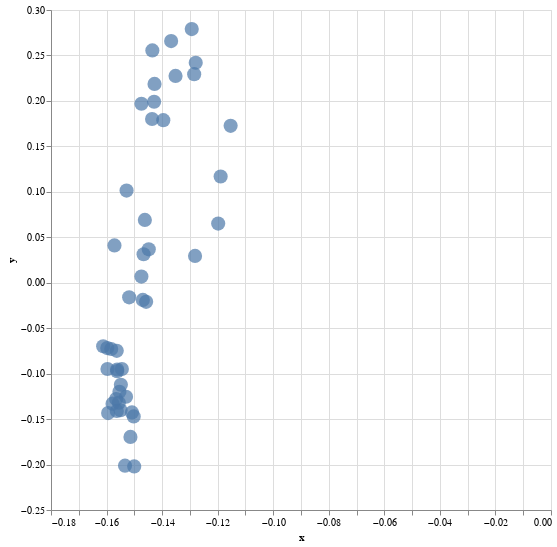

Notebook code for this chart:
### Code cell
alt.Chart(df).mark_circle(size=200).encode(
    x="x", y="y",
    tooltip=['context']
    ).interactive().properties(
    width=500,
    height=500
)

### Figure 1 — Vega-Lite specification as saved in the notebook (floating-point values rounded to 4 significant figures)
{"config": {"view": {"continuousWidth": 400, "continuousHeight": 300}}, "data": {"name": "data-5d9e616657a32f532832e5ec85372225"}, "mark": {"type": "circle", "size": 200}, "encoding": {"tooltip": [{"type": "nominal", "field": "context"}], "x": {"type": "quantitative", "field": "x"}, "y": {"type": "quantitative", "field": "y"}}, "height": 500, "selection": {"selector001": {"type": "interval", "bind": "scales", "encodings": ["x", "y"]}}, "width": 500, "$schema": "https://vega.github.io/schema/vega-lite/v4.8.1.json", "datasets": {"data-5d9e616657a32f532832e5ec85372225": [{"x": -0.1467, "y": 0.03131, "context": "elision forever eliding. today is a fog **bank** in which i am hiding. love is a burn"}, {"x": -0.1427, "y": 0.2187, "context": "surface, anti - tank missiles swarmed through numbered **bank** accounts like ovid ’ s seething knotted seed"}, {"x": -0.1474, "y": 0.1969, "context": "thee. dad dead, mom — back in the **bank**, tellering — started dressing in cute skirts and"}, {"x": -0.1469, "y": -0.01888, "context": "the road. kneeling i plunge the spoon into the **bank** : chicken broth & amp ; rice. rain"}, {"x": -0.1545, "y": -0.095, "context": "rain ! a yawning soldier knelt against the **bank**, staring across the morning blear with fog"}, {"x": -0.15, "y": -0.202, "context": "the blurred reflections of the willows on the opposite **bank** received it. welcome, flowers. write your name"}, {"x": -0.155, "y": -0.1403, "context": "of the weed, time of bramble along the **bank** of a canal muddy with old newspaper close - held"}, {"x": -0.1368, "y": 0.2658, "context": "a straight - backed chair at a desk and his **bank** account is empty and he wishes for death one lies"}, {"x": -0.1457, "y": -0.021, "context": "read. read us again. but for a low **bank** of cloud, clear morning, empty sky. the"}, {"x": -0.1435, "y": 0.2556, "context": "t take. it is not like going to the **bank**. there are no hard candies in a basket"}, {"x": -0.1562, "y": -0.0955, "context": "1 water roared everywhere around us, yet from the **bank** all we could see of it were quick spume"}, {"x": -0.1583, "y": -0.07285, "context": "off root clump and caved - in grassy **bank**. last year ’ s downed trees, slash piles"}, {"x": -0.1189, "y": 0.1168, "context": "to be alone. beneath a dove and rainbow some **bank** their fire, wrap their erogenous zones in"}, {"x": -0.1572, "y": 0.04108, "context": "have fallen down ) fell in my dream beside the **bank** of england ’ s wall to be, me with"}, {"x": -0.1285, "y": 0.2295, "context": "gliness, even that which you ’ ve long **bank**rolled. ladies, who of my lord would"}, {"x": -0.1528, "y": 0.1013, "context": ". he wished his only daughter to work in the **bank** but he ’ d given her a source to sustain"}, {"x": -0.1198, "y": 0.06508, "context": "tundra tires, lifted as if on wires, **bank**ed over ice and rocked its wings to land."}, {"x": -0.1612, "y": -0.06983, "context": "ifers in their shove and jostle down a **bank**, drinking, mud caking lips. eyelids,"}, {"x": -0.153, "y": -0.1255, "context": "the otter, the beaver. i will climb the **bank** where the willow never dies. behind the fauve"}, {"x": -0.1554, "y": -0.1199, "context": "cars is one giant caiman basking on the **bank**. the jaguar ’ s all swimming stealth now —"}, {"x": -0.1562, "y": -0.09731, "context": "ly scuttle back into mud holes drilling the **bank**. bending down to look, i could smell the"}, {"x": -0.1396, "y": 0.1788, "context": "that he goes to. it could be at a **bank** or a library or turning a piece of flat land"}, {"x": -0.1563, "y": -0.07493, "context": "stream grove of reeds herons watching from the **bank** henges whole fields honeycombed with souter"}, {"x": -0.1597, "y": -0.07193, "context": "by battleships, flickering of a grey tail on the **bank**, motionless hulls enormous under a dead grey sky"}, {"x": -0.1565, "y": -0.1279, "context": "hid in holes at the brim of the clay **bank** as the creek eased up pelvic bones,"}, {"x": -0.1519, "y": -0.01606, "context": "and feel, lick the icicle broken from the **bank** and still say nothing at all, only cry pretty"}, {"x": -0.1509, "y": -0.1427, "context": ". it ’ s the fourth of july on the **bank** of hinkson creek fifty years ago, the"}, {"x": -0.1352, "y": 0.2275, "context": "of production. ( hence the failure of the medici **bank**. ) none of it ’ s there that you"}, {"x": -0.1594, "y": -0.1434, "context": "ay here it is, stuck close beside the **bank** beneath the bunch of grass that spindles rank its"}, {"x": -0.1556, "y": -0.132, "context": "into dashes that spread without prints onto the screaming **bank**. “ now, tell me one difference, ”"}, {"x": -0.1293, "y": 0.279, "context": "though. no watch, no sleeping bag, no **bank**book. the apartment looks the way it feels to"}, {"x": -0.1502, "y": -0.1471, "context": "the smallest branch. my abode is at the **bank** of a river, a river that comes out of"}, {"x": -0.1153, "y": 0.1726, "context": "a cougar to come by. i always **bank** on something parched and ambling to make my"}, {"x": -0.1462, "y": 0.06908, "context": "from cubic content realms of atmosphere at play beyond the **bank** and shoal of time. then resonance begins,"}, {"x": -0.1436, "y": 0.18, "context": "red paint on their shaft, or the iron turkey **bank** and the porcelain coffee cup that disappeared a while back"}, {"x": -0.1563, "y": -0.141, "context": "going steady on the willamette. along the **bank**, i lift my pace from devil - may -"}, {"x": -0.1448, "y": 0.03669, "context": ". i remember a gang of friends racing a fog **bank** ’ s onslaught along the beach. seal - slick"}, {"x": -0.1534, "y": -0.2013, "context": "chain, impassive, stepping to the farther **bank** — continuing their march, as if by word,"}, {"x": -0.1429, "y": 0.199, "context": "worst one of my life, the woman at the **bank** tells me. though i ’ d like to be"}, {"x": -0.1597, "y": -0.09487, "context": "song, the heron ’ s great rise from the **bank**. last a carp leaps, voices and a lantern"}, {"x": -0.1475, "y": 0.006713, "context": "the burn comes down, and roars frae **bank** to brae ; and bird and beast in covert"}, {"x": -0.1548, "y": -0.1122, "context": "border a man jogs. the river ’ s **bank** green, small trees bob in the wind like tr"}, {"x": -0.1279, "y": 0.2419, "context": "off being young until you retire, and however you **bank** your screw, the money you save won ’ t"}, {"x": -0.1281, "y": 0.02949, "context": "ugh where i cling. a range of clouds **bank**ed up behind the peak of that apocry"}, {"x": -0.1514, "y": -0.1696, "context": ", one ear tuned to the creek ’ s far **bank**, one dished towards him. her unstar"}, {"x": -0.1578, "y": -0.133, "context": "words almost our own as we come sliding down the **bank**. last night, we covered the gardens in plastic"}]}}
